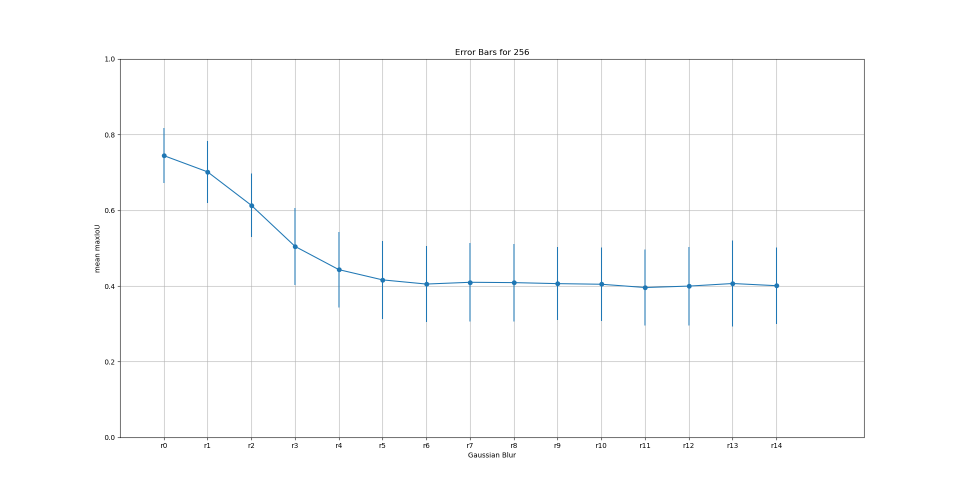
#> input picture voc_only_logs/old_logs/errorbars_256.png, 1920 x 983 px, given in place of ., which was not available (shown at 1/2 size)
$ python apply_all_deg_methods_single_img.py .
#> lines starting #> are read from the running program, lines starting #| are printed output that depends on the picture; pictures that were not available may be replaced by others from this repository, and a replacement may not be noted
"""
Matthew Seals, June 2018

Applies all 10 degradation functions to a directory of images
Most functions use the log space

- INPUT (on command line): directory of images
- OUTPUT: a folder containing ALL of the degraded images
    - N * 10 * 12 images in a single folder

The output folder can be sym linked to the network's input folder and
the test.txt can be modified to contain the correct image names to
feed through the network (iteratively go through all 12 different
function names)
"""


from PIL import ImageEnhance
from PIL import Image
from PIL import ImageFilter
from PIL import ImageDraw
from PIL import ImageFont
import numpy as np
import cv2
import skimage.util.noise as skinoise
import argparse
import random
import os

# 4545.jpg


# Adjust the colors of the image
# grayscale 0.0 -> original colors 1.0
def color_adj(im1, enhance_num):
    color = ImageEnhance.Color(im1)
    return color.enhance(enhance_num)


# Adjust the contrast of the image
# Solid gray image 0.0 -> original 1.0 -> over-saturated 2.0
def contrast_adj(im1, contrast_num):
    contrast = ImageEnhance.Contrast(im1)
    return contrast.enhance(contrast_num)


# Adjusts the brightness of the image
# black 0.0 -> original 1.0 -> white 2.0
def bright_adj(im1, bright_num):
    bright = ImageEnhance.Brightness(im1)
    return bright.enhance(bright_num)


# Adjusts the sharpness of the image
# perc1: percentage to be sharpened
# [0, 400+]
def sharp_adj(im1, perc1):
    return im1.filter(ImageFilter.UnsharpMask(percent=perc1))


# Adjusts the Gaussian Blur applied to the image
# gblur_rad is the radius of the gaussian blur being applied
def gblur(im1, gblur_rad):
    return im1.filter(ImageFilter.GaussianBlur(radius=gblur_rad))


# Resize from original -> ratio of the original -> the original
# reduces the quality of the image
def imresize(im1, ratio):
    filter1 = Image.NEAREST
    new_size = (int(im1.size[0] * ratio), int(im1.size[1] * ratio))
    return im1.resize(new_size, resample=filter1).resize(im1.size, resample=filter1)


# Gaussian Noise
# var1: original image 0 -> noisy image 1
def gnoise(im1, var1):
    out1 = skinoise.random_noise(im1, mode='gaussian', var=var1)
    out1 *= 255.0
    return Image.fromarray(out1.astype('uint8'))


# Salt and Pepper Noise
# amt: amount of s&p noise in the image
def snpnoise(im1, amt=0.05):
    out = skinoise.random_noise(im1, mode='s&p', amount=amt)
    out *= 255.0
    return Image.fromarray(out.astype('uint8'))


# Speckle Noise
# var1: original image 0 -> noisy image 1
def snoise(im1, var1):
    out = skinoise.random_noise(im1, mode='speckle', var=var1)
    out *= 255.0
    return Image.fromarray(out.astype('uint8'))


random.seed(1)

parser = argparse.ArgumentParser(description='Applies the different degradation methods to the directory of images')
parser.add_argument('inp_fn', help='Image directory')

args = parser.parse_args()

inp_fn = args.inp_fn

im = Image.open(inp_fn)
#> im is the input picture: PIL image 1920x983 RGBA; mean R, G, B, A 252.4, 252.7, 253, 255
numpy_im = np.array(im.convert('RGB'))

ims_color = []
ims_contr = []
ims_brigh = []
ims_sharp = []
ims_gblur = []
ims_imres = []
ims_gnois = []
ims_snpno = []
ims_snois = []
ims_brigh_sqrt = []

ofn = r"voc_only_logs\degraded\JPEGImages"
font = ImageFont.truetype(r"C:\Windows\Fonts\arial.ttf", 48)
text_color = (0, 255, 255)

# COLOR CODE
r_col = np.linspace(0, 1, num=4, endpoint=False)
r_col2 = np.geomspace(1, 10, num=8, endpoint=False)

for i in r_col:
    f = os.path.join(ofn, "{}_color_{:.2f}.jpg".format(os.path.split(inp_fn)[-1][:-4], i))
    color_adj(im, i).save(f)

for i in r_col2:
    f = os.path.join(ofn, "{}_color_{:.2f}.jpg".format(os.path.split(inp_fn)[-1][:-4], i))
    color_adj(im, i).save(f)


# CONTRAST CODE #######################################################
r_con = np.linspace(0.05, 1, num=6, endpoint=False)
r_con2 = np.geomspace(1, 5, num=5)

f = os.path.join(ofn, "{}_contrast_{:.2f}.jpg".format(os.path.split(inp_fn)[-1][:-4], 0))
contrast_adj(im, 0).save(f)

for i in r_con:
    f = os.path.join(ofn, "{}_contrast_{:.2f}.jpg".format(os.path.split(inp_fn)[-1][:-4], i))
    contrast_adj(im, i).save(f)
#> this loop made 6 passes
#> pass 2, `contrast_adj(im, i).save(f)`:
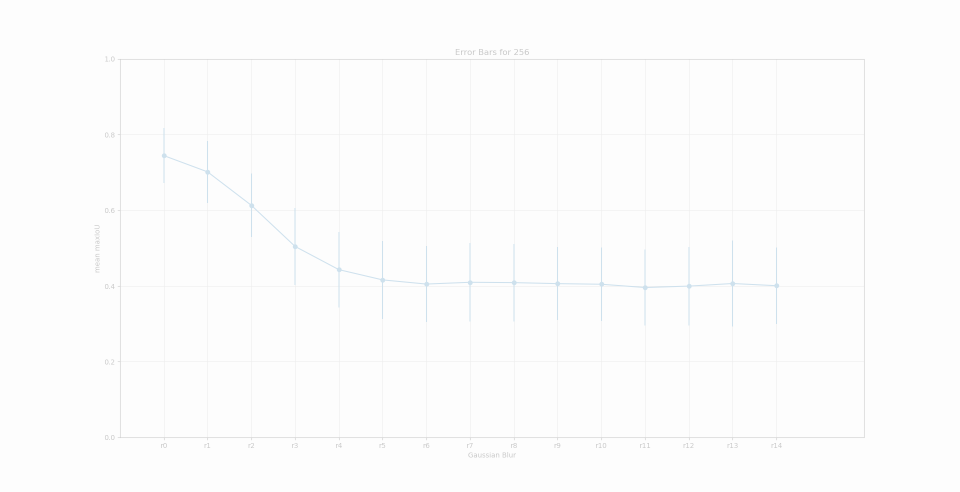
#> saved as _contrast_0.21.jpg: PIL image 1920x983 RGBA (shown at 1/2 size); mean R, G, B, A 252.4, 252.5, 252.6, 255

for i in r_con2:
    f = os.path.join(ofn, "{}_contrast_{:.2f}.jpg".format(os.path.split(inp_fn)[-1][:-4], i))
    contrast_adj(im, i).save(f)


# BRIGHTNESS CODE
r_br = np.geomspace(0.1, 1, num=6, endpoint=False)
r_br2 = np.geomspace(1, 30, num=5)

f = os.path.join(ofn, "{}_brightness_{:.2f}.jpg".format(os.path.split(inp_fn)[-1][:-4], 0))
bright_adj(im, 0).save(f)

for i in r_br:
    f = os.path.join(ofn, "{}_brightness_{:.2f}.jpg".format(os.path.split(inp_fn)[-1][:-4], i))
    bright_adj(im, i).save(f)
#> this loop made 6 passes
#> pass 2, `bright_adj(im, i).save(f)`:
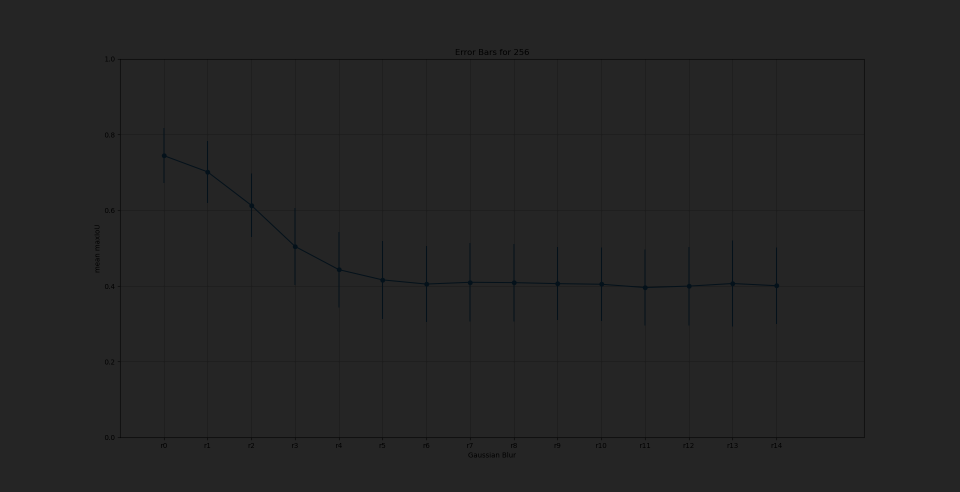
#> saved as _brightness_0.15.jpg: PIL image 1920x983 RGBA (shown at 1/2 size); mean R, G, B, A 36.6, 36.7, 36.7, 255

for i in r_br2:
    f = os.path.join(ofn, "{}_brightness_{:.2f}.jpg".format(os.path.split(inp_fn)[-1][:-4], i))
    bright_adj(im, i).save(f)
#> this loop made 5 passes
#> pass 2, `bright_adj(im, i).save(f)`:
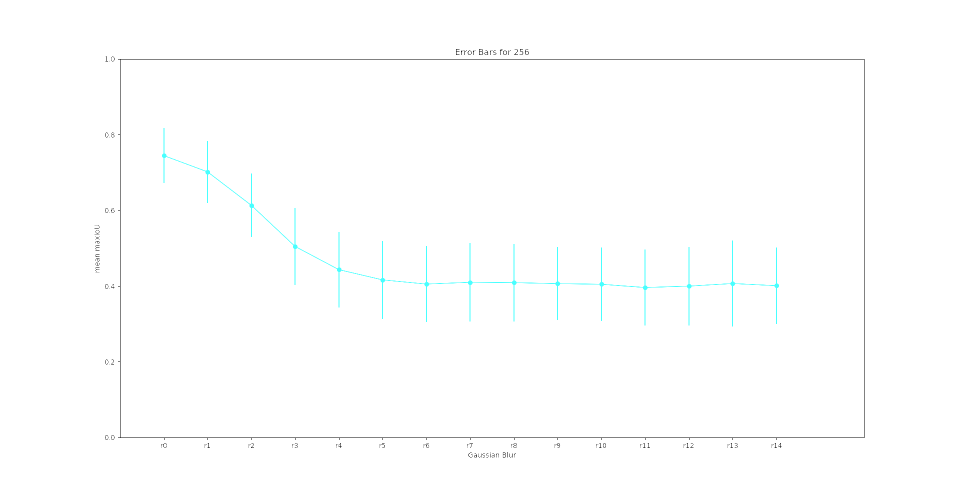
#> saved as _brightness_2.34.jpg: PIL image 1920x983 RGBA (shown at 1/2 size); mean R, G, B, A 253.5, 254.2, 254.2, 255


# BRIGHTNESS CODE using "Square Root space"
r_br = np.geomspace(0.1, 1, num=6, endpoint=False)
r_br2 = np.geomspace(1, 30, num=5)

f = os.path.join(ofn, "{}_brightness_sqrt_{:.2f}.jpg".format(os.path.split(inp_fn)[-1][:-4], 0))
bright_adj(im, 0).save(f)

for i in range(0, 11):
    i -= 6
    var = np.sqrt(2) ** i
    f = os.path.join(ofn, "{}_brightness_sqrt_{:.2f}.jpg".format(os.path.split(inp_fn)[-1][:-4], var))
    bright_adj(im, var).save(f)


# SHARPNESS CODE
for i in range(0, 12):
    i = i * 75
    f = os.path.join(ofn, "{}_sharpness_{:.2f}.jpg".format(os.path.split(inp_fn)[-1][:-4], i))
    sharp_adj(im, i).save(f)


# GAUSSIAN BLUR CODE
for i in range(0, 12):
    f = os.path.join(ofn, "{}_gblur_r{:.2f}.jpg".format(os.path.split(inp_fn)[-1][:-4], i))
    gblur(im, i).save(f)


# IMRESIZE CODE
r_imr = np.geomspace(0.01, 1, num=12)
r_imr = r_imr[::-1]

for i in r_imr:
    f = os.path.join(ofn, "{}_resize_{:.3f}.jpg".format(os.path.split(inp_fn)[-1][:-4], i))
    imresize(im, i).save(f)
#> this loop made 12 passes
#> pass 2, `imresize(im, i).save(f)`:
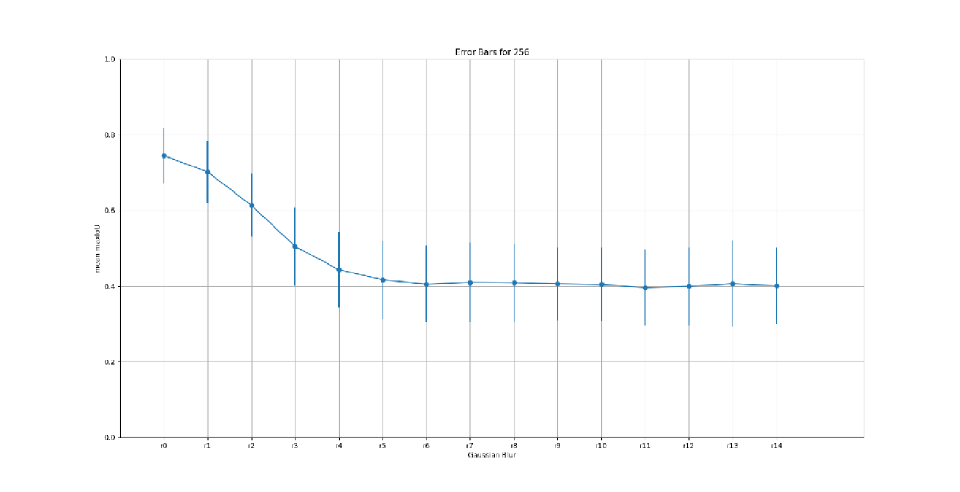
#> saved as _resize_0.658.jpg: PIL image 1920x983 RGBA (shown at 1/2 size); mean R, G, B, A 252.5, 252.9, 253.2, 255


# GAUSSIAN NOISE CODE
r_gau = np.geomspace(0.01, 5, num=11)

f = os.path.join(ofn, "{}_gnoise_{:.2f}.jpg".format(os.path.split(inp_fn)[-1][:-4], 0))
gnoise(numpy_im, 0).save(f)

for i in r_gau:
    f = os.path.join(ofn, "{}_gnoise_{:.2f}.jpg".format(os.path.split(inp_fn)[-1][:-4], i))
    gnoise(numpy_im, i).save(f)
#> this loop made 11 passes
#> pass 2, in gnoise (call 3), `out1 = skinoise.random_noise(im1, mode='gaussian', var=var1)`:
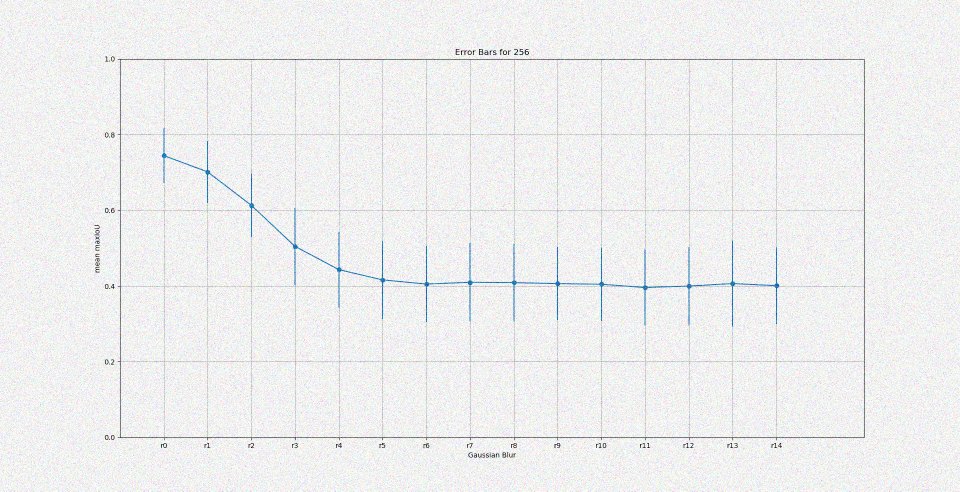
#> out1: shape (983, 1920, 3) float64 (shown at 1/2 size); mean R, G, B 0.937, 0.938, 0.939


# SALT AND PEPPER NOISE CODE
r_snp = np.geomspace(0.03, 1, num=11)

f = os.path.join(ofn, "{}_snpnoise_{:.2f}.jpg".format(os.path.split(inp_fn)[-1][:-4], 0))
snpnoise(numpy_im, 0).save(f)

for i in r_snp:
    f = os.path.join(ofn, "{}_snpnoise_{:.2f}.jpg".format(os.path.split(inp_fn)[-1][:-4], i))
    snpnoise(numpy_im, i).save(f)
#> this loop made 11 passes
#> pass 1, in snpnoise (call 2), `out = skinoise.random_noise(im1, mode='s&p', amount=amt)`:
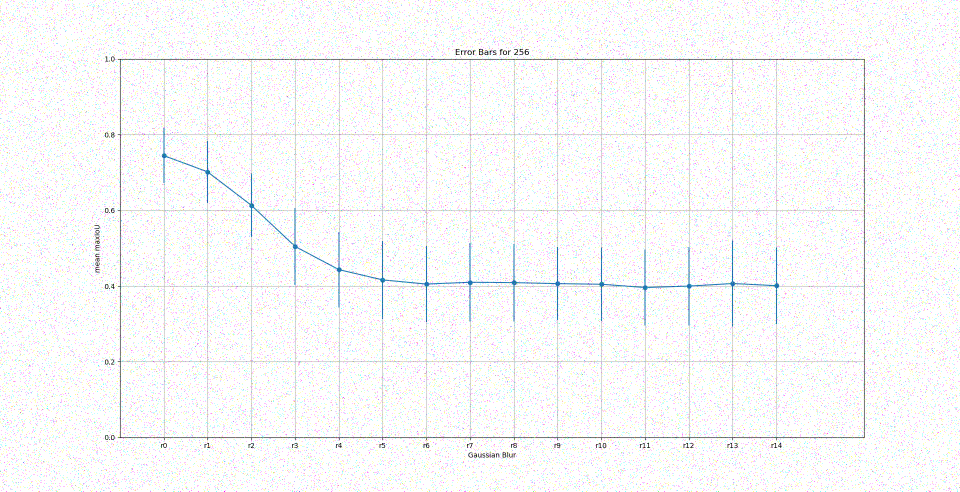
#> out: shape (983, 1920, 3) float64 (shown at 1/2 size); mean R, G, B 0.975, 0.976, 0.977


# SPECKLE NOISE CODE
r_spe = np.geomspace(0.03, 100, num=11)

f = os.path.join(ofn, "{}_snoise_{:.2f}.jpg".format(os.path.split(inp_fn)[-1][:-4], 0))
snoise(numpy_im, 0).save(f)

for i in r_spe:
    f = os.path.join(ofn, "{}_snoise_{:.2f}.jpg".format(os.path.split(inp_fn)[-1][:-4], i))
    snoise(numpy_im, i).save(f)
#> this loop made 11 passes
#> pass 2, in snoise (call 3), `out = skinoise.random_noise(im1, mode='speckle', var=var1)`:
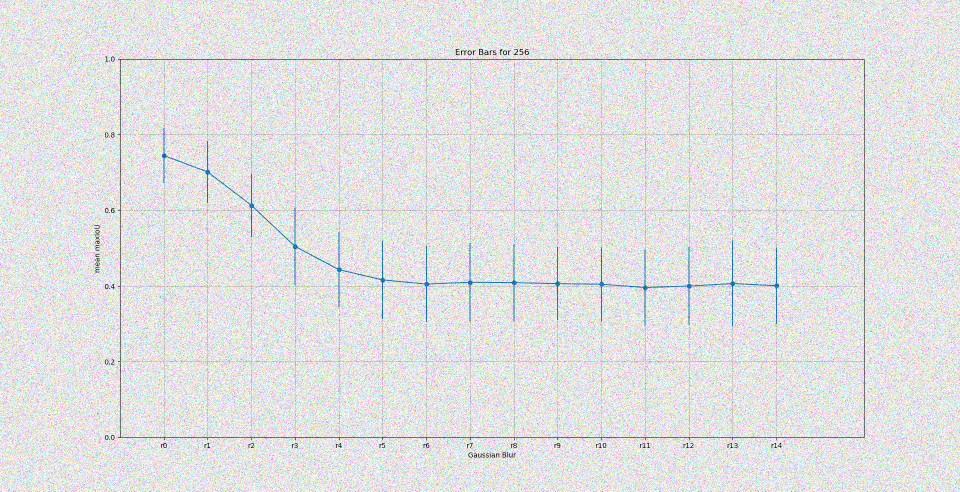
#> out: shape (983, 1920, 3) float64 (shown at 1/2 size); mean R, G, B 0.888, 0.889, 0.891


# [110 lines of commented-out code are left out]
